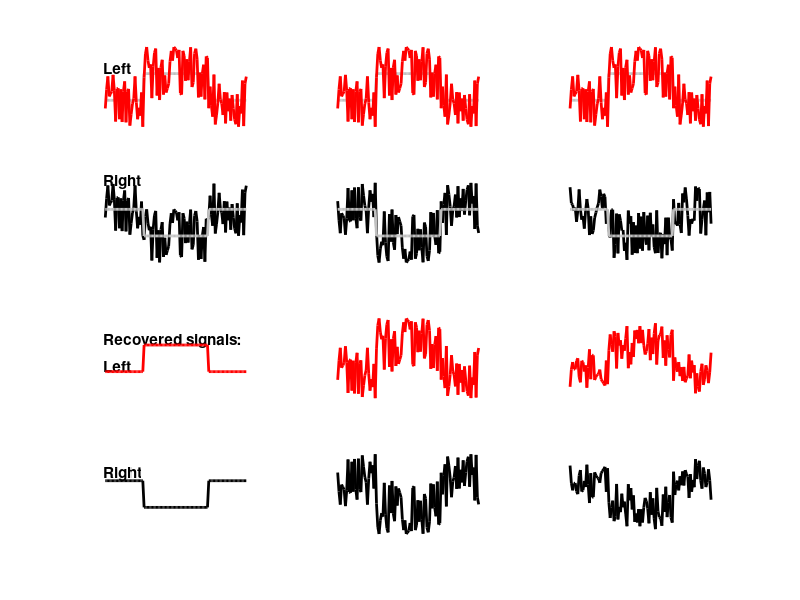

Recreate this plot in MATLAB. (Note: this script raises an error after producing the figure.)

gray = [192 192 192]./255;


close all

signal1 = [zeros(1,30),ones(1,50),zeros(1,30)];
time = 1:length(signal1);
signal2 = -signal1;

a = -1; 
b = 1;
noise1 = (b-a).*rand(size(time)) + a;
noise2 = (b-a).*rand(size(time)) + a;


figure()
%% 
subplot(4,3,1)
plot(time,signal1,'Color',gray,'Linewidth',2)
hold on 
plot(time,signal1+noise1,'r','Linewidth',2)
ylim([-1 2])
% legend({'Original signal','Signal + noise'})
% legend boxoff
t = title({'Left'});
set(t,'HorizontalAlignment','left','Position',[0 1 0]); 
set(gca,'YTick',[],'XTick',[])
set(gca,'XColor','white','YColor','white','Box','off')

%% 
subplot(4,3,4) 
plot(time,signal2+noise1,'k','Linewidth',2)
% legend({'Signal + noise'},'Location','SouthEast')
% legend boxoff
hold on 
plot(time,signal2,'Color',gray,'Linewidth',2)
ylim([-2 1])

t = title('Right');
set(t,'HorizontalAlignment','left','Position',[0 0.8 0]); 
set(gca,'YTick',[],'XTick',[])
set(gca,'XColor','white','YColor','white','Box','off')

%%
subplot(4,3,7)
plot(time,(signal1+noise1 - (signal2+noise1))/2,'r','Linewidth',2)
ylim([-1 2])

t = title({'Recovered signals:';'';'Left'});
set(t,'HorizontalAlignment','left','Position',[0 0 0]); 
set(gca,'YTick',[],'XTick',[])
set(gca,'XColor','white','YColor','white','Box','off')

%% 
subplot(4,3,10)
plot(time,((signal2+noise1) - (signal1+noise1))/2,'k','Linewidth',2)
ylim([-2 1])

t = title('Right');
set(t,'HorizontalAlignment','left','Position',[0 0 0]); 

set(gca,'YTick',[],'XTick',[])
set(gca,'XColor','white','YColor','white','Box','off')

%% 
subplot(4,3,2)
plot(time,signal1,'Color',gray,'Linewidth',2)
hold on 
plot(time,signal1+noise1,'r','Linewidth',2)
ylim([-1 2])

set(gca,'YTick',[],'XTick',[])
set(gca,'XColor','white','YColor','white','Box','off')

%% 
subplot(4,3,5) 
plot(time,signal2-noise1,'k','Linewidth',2)
hold on 
plot(time,signal2,'Color',gray,'Linewidth',2)
ylim([-2 1])


set(gca,'YTick',[],'XTick',[])
set(gca,'XColor','white','YColor','white','Box','off')

%%
subplot(4,3,8)
plot(time,(signal1+noise1 - (signal2-noise1))/2,'r','Linewidth',2)
ylim([-1 2])

set(gca,'YTick',[],'XTick',[])
set(gca,'XColor','white','YColor','white','Box','off')

%% 
subplot(4,3,11)
plot(time,((signal2-noise1) - (signal1+noise1))/2,'k','Linewidth',2)
ylim([-2 1])

set(gca,'YTick',[],'XTick',[])
set(gca,'XColor','white','YColor','white','Box','off')

%% 
subplot(4,3,3)
plot(time,signal1,'Color',gray,'Linewidth',2)
hold on 
plot(time,signal1+noise1,'r','Linewidth',2)
ylim([-1 2])

set(gca,'YTick',[],'XTick',[])
set(gca,'XColor','white','YColor','white','Box','off')

%% 
subplot(4,3,6) 
plot(time,signal2+noise2,'k','Linewidth',2)
hold on 
plot(time,signal2,'Color',gray,'Linewidth',2)
ylim([-2 1])


set(gca,'YTick',[],'XTick',[])
set(gca,'XColor','white','YColor','white','Box','off')

%%
subplot(4,3,9)
plot(time,(signal1+noise1 - (signal2+noise2))/2,'r','Linewidth',2)
ylim([-1 2])

set(gca,'YTick',[],'XTick',[])
set(gca,'XColor','white','YColor','white','Box','off')

%% 
subplot(4,3,12)
plot(time,((signal2+noise2) - (signal1+noise1))/2,'k','Linewidth',2)
ylim([-2 1])

set(gca,'YTick',[],'XTick',[])
set(gca,'XColor','white','YColor','white','Box','off')

spaceplots
